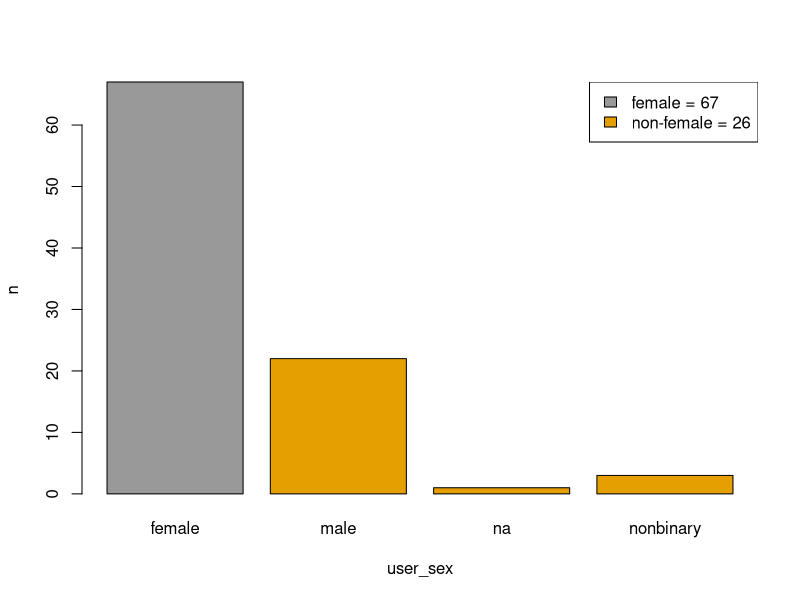
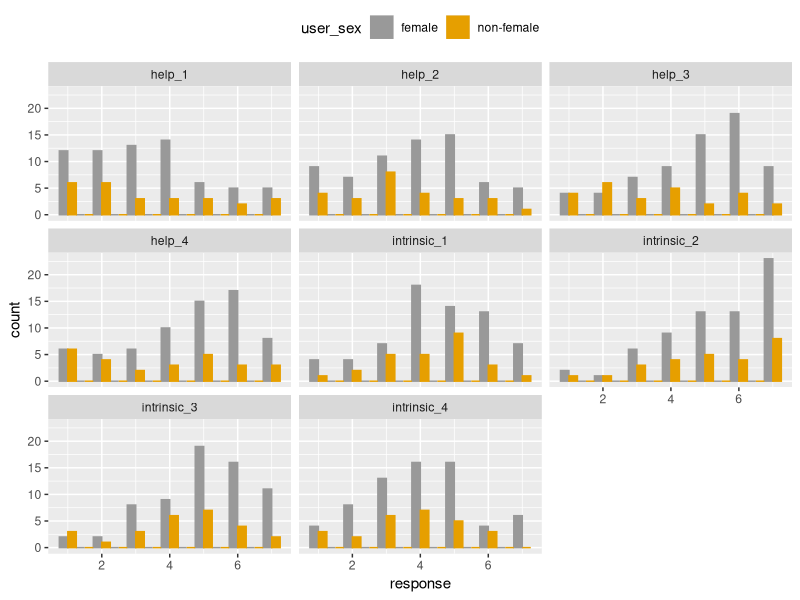
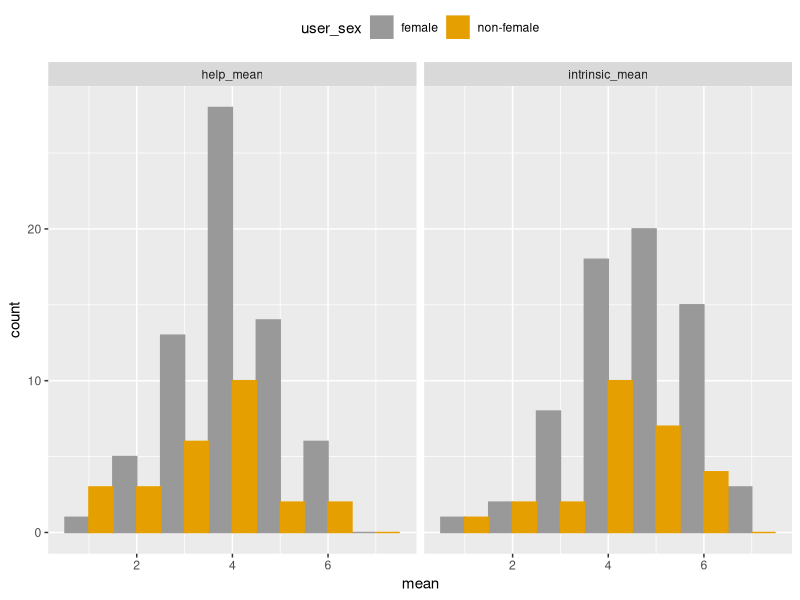
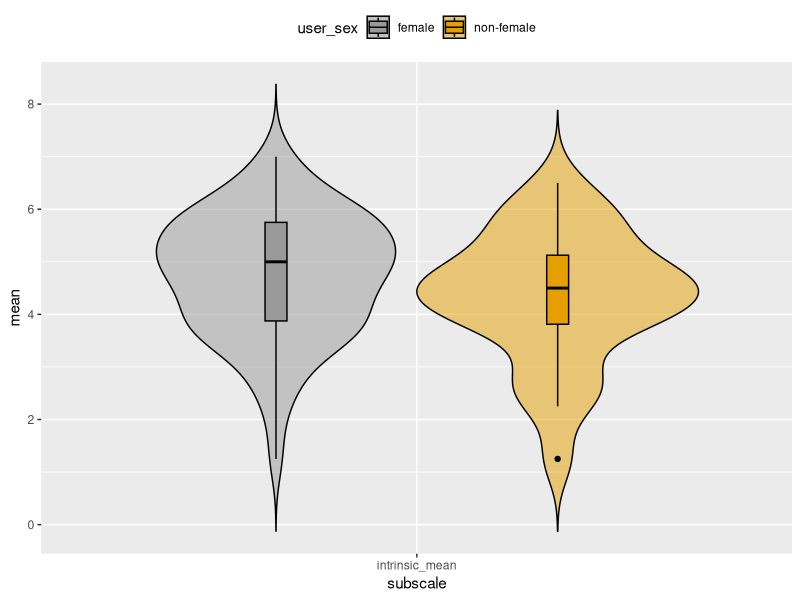
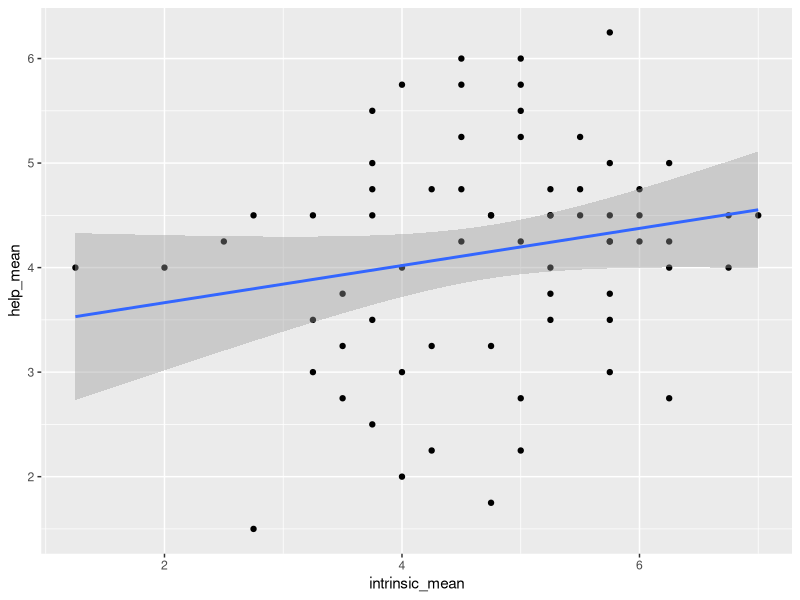

Write R code to recreate these figures, in order.
## ---- chunk 1

library(dplyr)
library(tidyverse)
library(ggplot2)

# you will need to add extra packages in here to do the rest of your analyses

demo <- read_csv("demographics_2021_pilot.csv")
mslq <- read_csv("MSLQ_2021_pilot.csv")

## ---- chunk 2

demo_final <- demo %>% 
  group_by(user_id, q_id) %>% 
  filter(session_id == min(session_id), endtime == min(endtime)) %>% 
  filter(row_number() == 1) %>% 
  ungroup() %>% 
  filter(user_status %in% c("guest", "registered")) %>%
  select(user_id, user_sex, user_age, q_name, dv) %>%
  pivot_wider(names_from = q_name, values_from = dv)

mslq_final <- mslq %>% 
  group_by(user_id, q_id) %>% 
  filter(session_id == min(session_id), endtime == min(endtime)) %>% 
  filter(row_number() == 1) %>% 
  ungroup() %>% 
  filter(user_status %in% c("guest", "registered")) %>%
  select(user_id, user_sex, user_age, q_name, dv) %>%
  arrange(q_name) %>%
  pivot_wider(names_from = q_name, values_from = dv)

## ---- chunk 3

# merge data frames
joined_data <- as_tibble(merge(demo_final, 
                               mslq_final))

## ---- chunk 4

# select the gender column, and MSLQ variables
selected_data <- select(joined_data,
                        user_id, user_sex,
                        intrinsic_1:intrinsic_4,
                        help_1:help_4)

## ---- chunk 5

# convert to data.frame and drop NaNs
data <- data.frame(drop_na(selected_data))

## ---- chunk 6

# data info
summary_stats <- summary(data)

## ---- chunk 7

# group by count
data_count <- (data %>% 
                 count(user_sex))

# MSLQ variables
subscales <- c("intrinsic", 
               "help")
help      <- c(names(data)[str_detect(names(data), 
                                      "help")])
intrinsic <- c(names(data)[str_detect(names(data), 
                                      "intrinsic")])

# restructure
data_distribution <- pivot_longer(data,
                                  cols=c(intrinsic, help),
                                  names_to="item",
                                  values_to="response") %>% 
  mutate(., 
         user_sex = case_when(user_sex %in% c("nonbinary",
                                              "na") ~ "non-female",
                              user_sex == "male"    ~ "non-female",
                              user_sex == "female"  ~ "female"))

# population variable
gender   <- c(unique(data_distribution$user_sex))
n_gender <- c(sum(data_count$n[data_count$user_sex == "female"]),
              sum(data_count$n[data_count$user_sex != "female"]))

# plotting colours
black    = "#000000"
grey     = "#999999"
yellow   = "#E69F00"

# plot gender counts
jpeg(file="plots/count.jpeg")
barplot(data_count$n, 
        names.arg=data_count$user_sex,
        ylab="n", xlab="user_sex",
        col=c(grey, yellow, yellow, yellow))
legend("topright", 
       c(sprintf("%s = %i", gender[1], n_gender[1]), 
         sprintf("%s = %i", gender[2], n_gender[2])), 
       fill = c(grey, yellow))
dev.off()

# plot data distribution
jpeg(file="plots/distribution.jpeg")
ggplot(data=data_distribution, 
       mapping=aes(x=response, color=user_sex, fill=user_sex)) + 
  geom_histogram(binwidth=.5, position="dodge") + 
  facet_wrap(facet=vars(item)) +
  scale_color_manual(values=c(grey, yellow)) +
  scale_fill_manual(values=c(grey, yellow)) + 
  theme(legend.position="top")
dev.off()

# remove raw data objects
rm(demo, 
   mslq,
   demo_final,
   mslq_final,
   joined_data,
   selected_data)

## ---- chunk 8

dat_means <- data %>% # change data to the name of the data object you want to work from
  gather(var, val, intrinsic_1:intrinsic_4) %>% # change question_1:question_5 to select the questions for your 1st sub-scale 
  group_by_at(vars(-val, -var)) %>% # group by everything except the val and var columns, don't change this 
  summarise(intrinsic_mean = mean(val, na.rm = TRUE)) %>% # change anxiety_mean to the name of your 1st sub-scale
  ungroup() %>% # always ungroup! 
  gather(var, val, help_1:help_4) %>% # change question_1:question_5 to select the questions for your 2nd scale
  group_by_at(vars(-val, -var)) %>% 
  summarise(help_mean = mean(val, na.rm = TRUE)) %>% # does not return sums with missing items 
  ungroup()

## ---- chunk 9

# vec = dat_means$intrinsic_mean[dat_means$user_sex == "female"]
# sd(vec)/sqrt(length(vec))

## ---- chunk 10

dat_means <- mutate(dat_means, 
             user_sex = case_when(user_sex %in% c("nonbinary",
                                                  "na") ~ "non-female",
                                  user_sex == "male"    ~ "non-female",
                                  user_sex == "female"  ~ "female"))

dat_means_grouped <-  pivot_longer(dat_means,
                      cols=c(intrinsic_mean, help_mean),
                      names_to="subscale",
                      values_to="mean")

jpeg(file="plots/mean_distribution.jpeg")
ggplot(data=dat_means_grouped, 
       mapping=aes(x=mean, color=user_sex, fill=user_sex)) + 
  geom_histogram(binwidth=1, position="dodge") + 
  facet_wrap(facet=vars(subscale)) +
  scale_color_manual(values=c(grey, yellow)) +
  scale_fill_manual(values=c(grey, yellow)) + 
  theme(legend.position="top")
dev.off()

## ---- chunk 11

intrinsic_mean = subset(dat_means_grouped, 
                        subscale == "intrinsic_mean")

jpeg(file="plots/boxplots.jpeg")
ggplot(data=intrinsic_mean,
       mapping=aes(x=subscale, y=mean, color=user_sex, fill=user_sex)) + 
  geom_violin(trim=FALSE, alpha=0.5) +
  geom_boxplot(width=0.07, position=position_dodge(width=0.9)) +
  scale_color_manual(values=c(black, black)) +
  scale_fill_manual(values=c(grey, yellow)) + 
  theme(legend.position="top")
dev.off()

## ---- chunk 12

female_data = subset(dat_means, 
                     user_sex == "female")

jpeg(file="plots/correlation.jpeg")
ggplot(female_data, 
       aes(x=intrinsic_mean, 
           y=help_mean)) + 
  geom_point() +
  geom_smooth(method=lm, se=TRUE)
dev.off()

## ---- chunk 13

# kolmogorov-smirnov test for normality

gender_      <- vector(mode="list")
subscale_    <- vector(mode="list")
p.value_     <- vector(mode="list")
d.statistic_ <- vector(mode="list")

count = 1

for (i in seq_along(gender))
  {
  for (j in seq_along(subscales))
    {
    
    vec <- 
      subset(dat_means_grouped,
                user_sex == gender[i]) %>%
      filter(., 
             grepl(subscales[j], 
                   subscale))
    
    vec_ks <- ks.test(vec$mean, 
                      "pnorm")
    
    gender_[count]      <- gender[i]
    subscale_[count]    <- subscales[j]
    d.statistic_[count] <- vec_ks$statistic
    p.value_[count]     <- vec_ks$p.value
    
    count = count + 1
    }
  }

ks_results = tibble(gender_, 
                    subscale_,
                    d.statistic_, 
                    p.value_)
 
## ---- chunk 14

## ---- chunk 15

## ---- chunk 16

